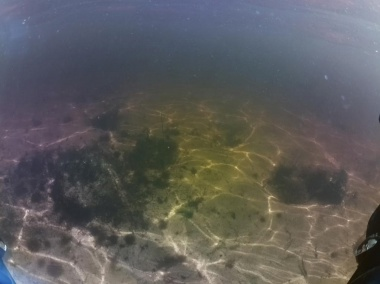
#> input picture image_1/original_image.jpg, 380 x 284 px
$ python -i generegate_dataset.py   (imports and definitions only)
#> lines starting #> are read from the running program, lines starting #| are printed output that depends on the picture
#> further down, picture is the input picture: shape (284, 380, 3); mean B, G, R 92.4, 92.6, 93.4
import cv2

def change_brightness(img, value=0):
    """
    Изменяет яркость изображения.
    """
#> called with value = 0

    hsv = cv2.cvtColor(img, cv2.COLOR_BGR2HSV)
#> hsv: shape (284, 380, 3); mean H, S, V 74.3, 54, 103.9
    h, s, v = cv2.split(hsv)
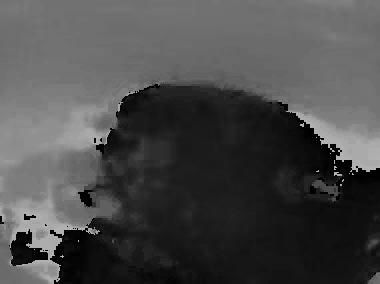
#> h: shape (284, 380); min 0, max 179, mean 74.3
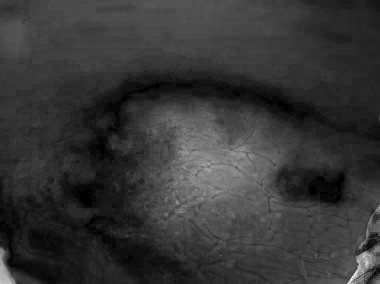
#> s: shape (284, 380); min 0, max 246, mean 54
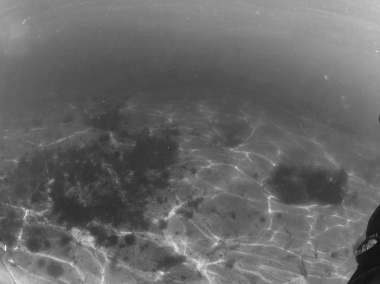
#> v: shape (284, 380); min 16, max 245, mean 103.9
    v = cv2.add(v, value)  # Изменение значения яркости
    v[v > 255] = 255       # Ограничение значения в пределах 0-255
    v[v < 0] = 0
    final_hsv = cv2.merge((h, s, v))
    img = cv2.cvtColor(final_hsv, cv2.COLOR_HSV2BGR)
    img = cv2.cvtColor(img, cv2.COLOR_BGR2GRAY)
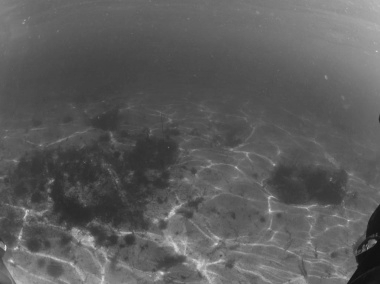
#> img: shape (284, 380); min 15, max 223, mean 92.4
    return img


# [103 lines left out: functions change_contrast, change_size, change_angle_of_inclination, create_variants, create_size_variants, apply_gaussian_blur and 2 more, not called in this run]

>>> import cv2
>>> picture = cv2.imread('image_1/original_image.jpg')
>>> result = change_brightness(picture)
